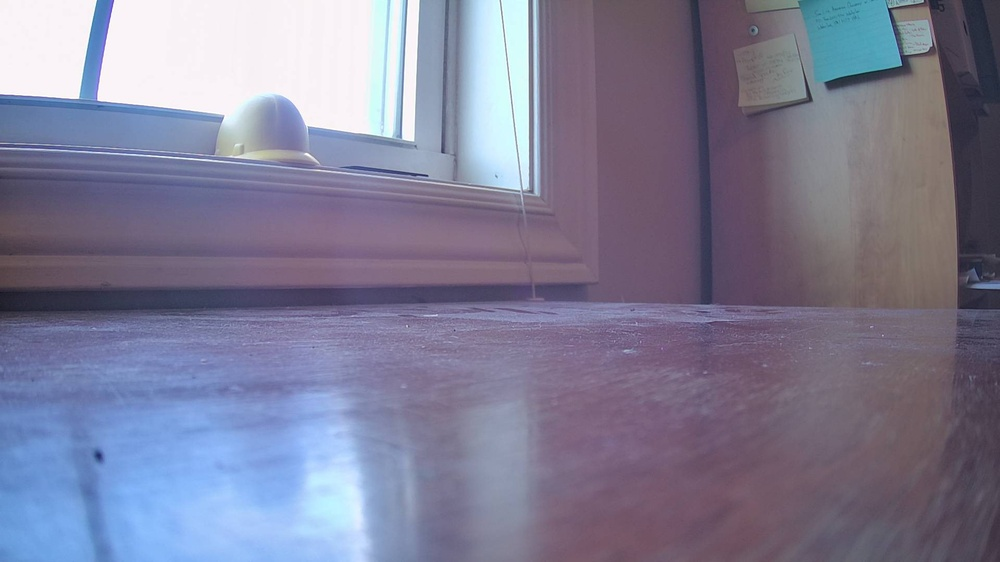
#> input picture python/test_images/baseline_1.jpg, 1000 x 562 px, shrunk from 1920 x 1080 before the run
$ python baseline_comp.py
#> lines starting #> are read from the running program, lines starting #| are printed output that depends on the picture; after the words box and inside, x2 and y2 are one past the last pixel; in counts of white or black regions, pixels touching at a corner belong together
import cv2
import numpy as np

def baseline_comp(img, baseline, threshold=30):
    # Convert images to grayscale
    gray_img = cv2.cvtColor(img, cv2.COLOR_BGR2GRAY)
    gray_baseline = cv2.cvtColor(baseline, cv2.COLOR_BGR2GRAY)

    # Apply Gaussian blur to reduce noise and improve differencing
    blurred_img = cv2.GaussianBlur(img, (5, 5), 0)
    blurred_baseline = cv2.GaussianBlur(baseline, (5, 5), 0)

    # Calculate the absolute difference between the blurred images
    diff = cv2.absdiff(blurred_img, blurred_baseline)

    #diff_rms is the rms of the three channels for each pixel in diff
    diff_rms = np.round(np.sqrt(np.sum(diff**2, axis=2))).astype(np.uint8)

    # Apply a fixed threshold to create a binary mask of the differences
    _, mask = cv2.threshold(diff_rms, threshold, 255, cv2.THRESH_BINARY)

    #Apply techniques to denoise and close the mask
    print(mask.shape)
    mask = cv2.medianBlur(mask, 5)
    mask = cv2.morphologyEx(mask, cv2.MORPH_CLOSE, np.ones((5, 5), np.uint8))


    # Visualize the mask to check how the differences are being captured
    cv2.imshow('Mask', mask)

    # Optionally, apply morphological operations to clean up the mask
    kernel = np.ones((3, 3), np.uint8)
    mask = cv2.morphologyEx(mask, cv2.MORPH_CLOSE, kernel)

    # Apply the mask to the original image to create a differenced image
    diff_img = img.copy()
    diff_img[mask == 255] = 255

    return diff_img


#Alternate differencing function:
def baseline_comp_alt(img, baseline):
    import cv2

    # load images
    image1 = baseline
    image2 = img

    # compute difference
    difference = cv2.subtract(image1, image2)

    # color the mask red
    Conv_hsv_Gray = cv2.cvtColor(difference, cv2.COLOR_BGR2GRAY)
    ret, mask = cv2.threshold(Conv_hsv_Gray, 0, 255,cv2.THRESH_BINARY_INV |cv2.THRESH_OTSU)
    difference[mask != 255] = [0, 0, 255]

    return difference

# Load the images
baseline = cv2.imread('test_images/baseline_1.jpg')
#> baseline is the input picture: shape (562, 1000, 3); mean B, G, R 149.7, 125.4, 126.7

#Load each image
imgs = []
imgs.append(cv2.imread('test_images/Mug.jpg'))
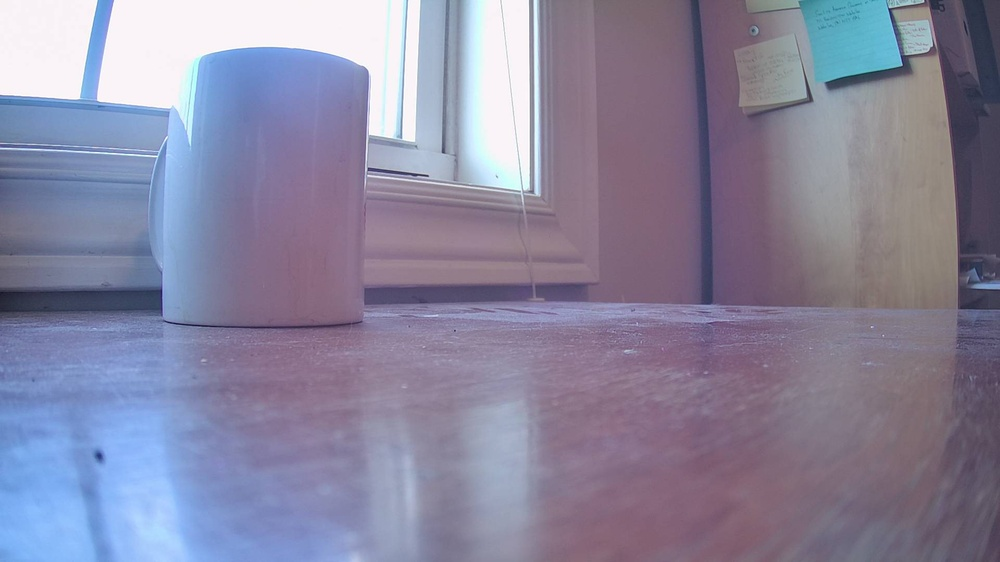
#> input picture python/test_images/Mug.jpg, 1000 x 562 px, shrunk from 1920 x 1080 before the run
imgs.append(cv2.imread('test_images/mug_container.jpg'))
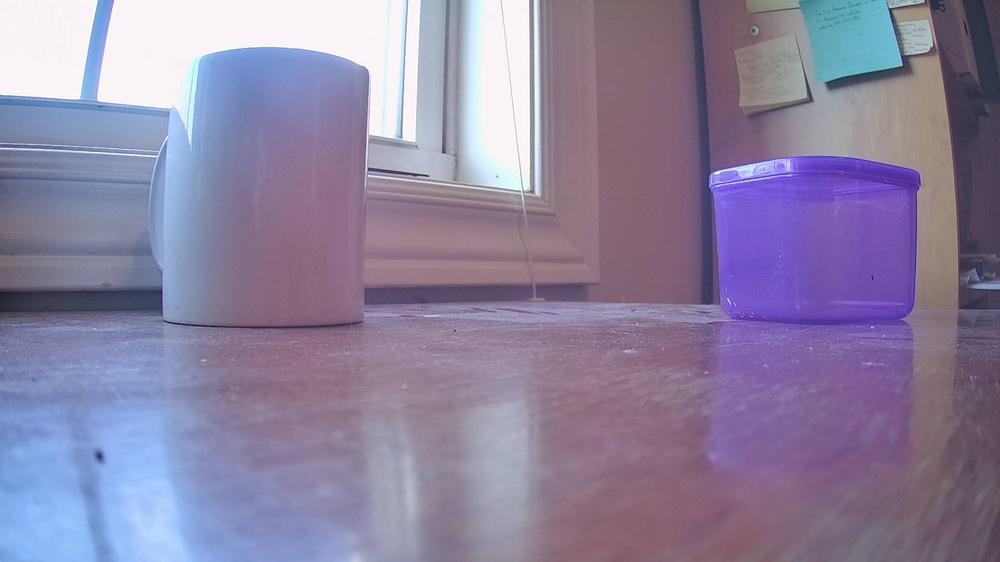
#> input picture python/test_images/mug_container.jpg, 1000 x 562 px, shrunk from 1920 x 1080 before the run
imgs.append(cv2.imread('test_images/mug_containter_pencil.jpg'))
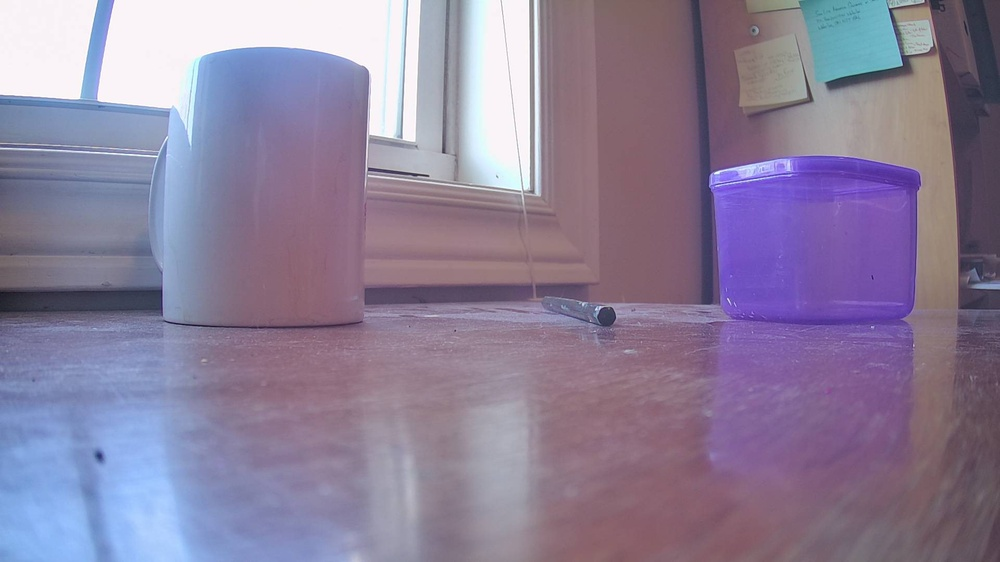
#> input picture python/test_images/mug_containter_pencil.jpg, 1000 x 562 px, shrunk from 1920 x 1080 before the run

# Compare each image to the baseline, have an adjustable threshold passed to the function
for img in imgs:
    difference = baseline_comp_alt(img, baseline)
    cv2.imshow('Difference Image', difference)
    cv2.waitKey(0)
    cv2.destroyAllWindows()
    #Show the original image with the difference overlayed
    cv2.imshow('Overlay', cv2.addWeighted(img, 0.7, difference, 0.3, 0))
    cv2.waitKey(0)
    cv2.destroyAllWindows()
#> this loop made 3 passes
#> ret in baseline_comp_alt on passes 1 to 3: 37, 35, 35
#> pass 1, in baseline_comp_alt, `Conv_hsv_Gray = cv2.cvtColor(difference, cv2.COLOR_BGR2GRAY)`:
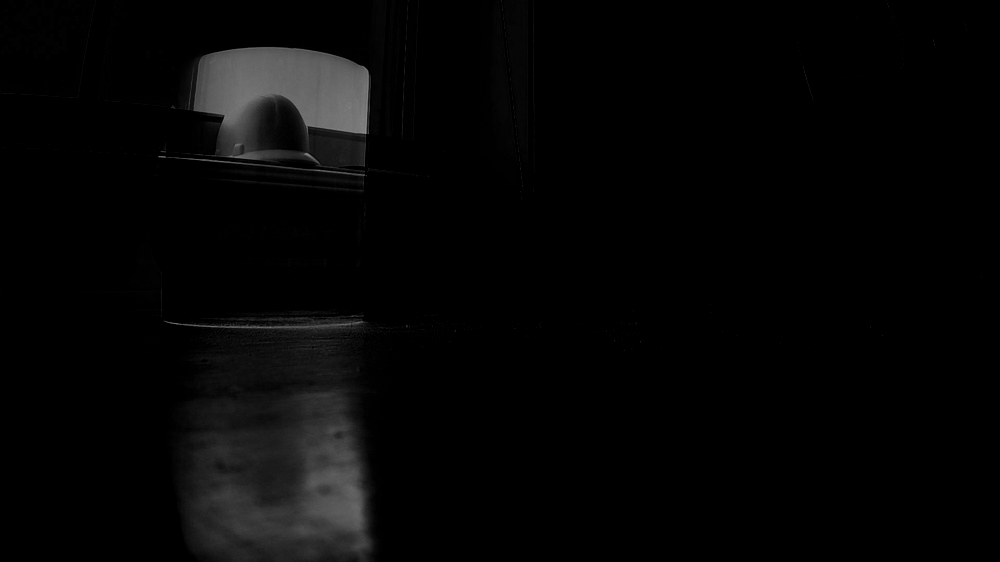
#> Conv_hsv_Gray: shape (562, 1000); min 0, max 146, mean 5.4
#> pass 1, in baseline_comp_alt, `ret, mask = cv2.threshold(Conv_hsv_Gray, 0, 255,cv2.THRESH_BINARY_INV ..`:
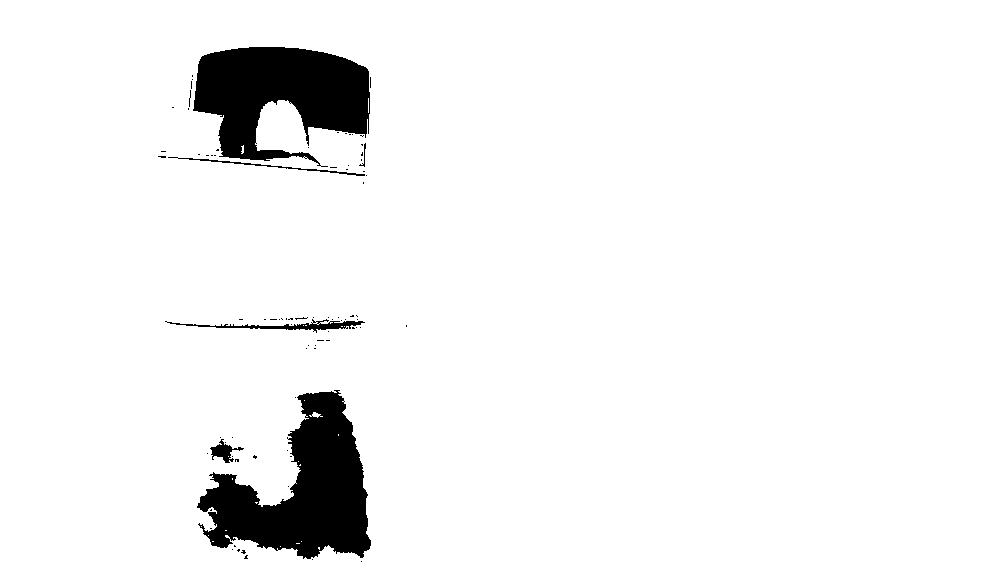
#> mask: shape (562, 1000); 94.7% white; 84 black regions (78 under 20 px), largest, box (x1, y1, x2, y2) and area: (197, 390, 371, 559) 14950, (193, 47, 370, 167) 13386, (165, 319, 365, 333) 723, (168, 157, 365, 176) 312, (210, 439, 244, 463) 311, (359, 143, 366, 167) 37
#> pass 1, `difference = baseline_comp_alt(img, baseline)`:
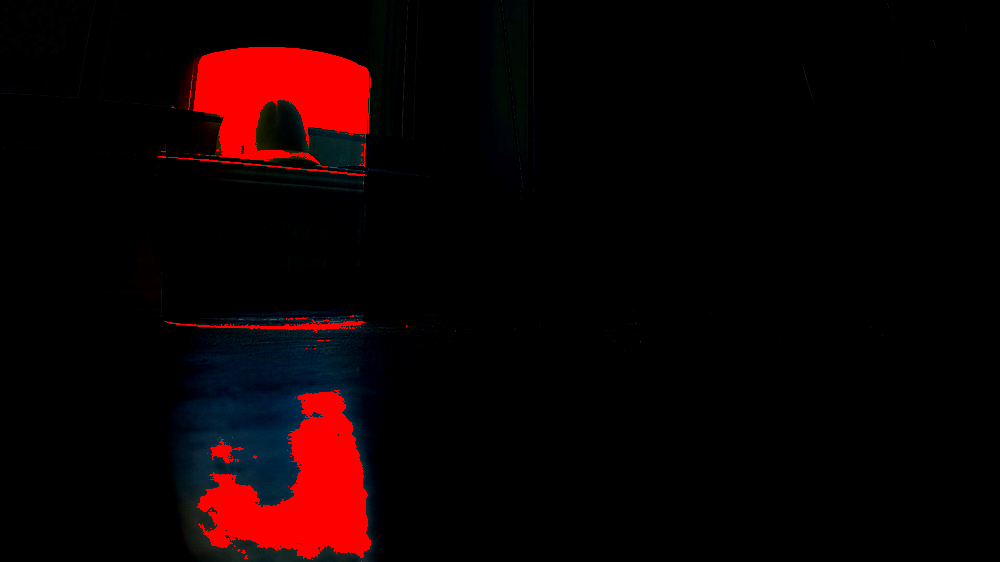
#> difference: shape (562, 1000, 3); mean B, G, R 2.6, 1.7, 14.1
#> after the loop:
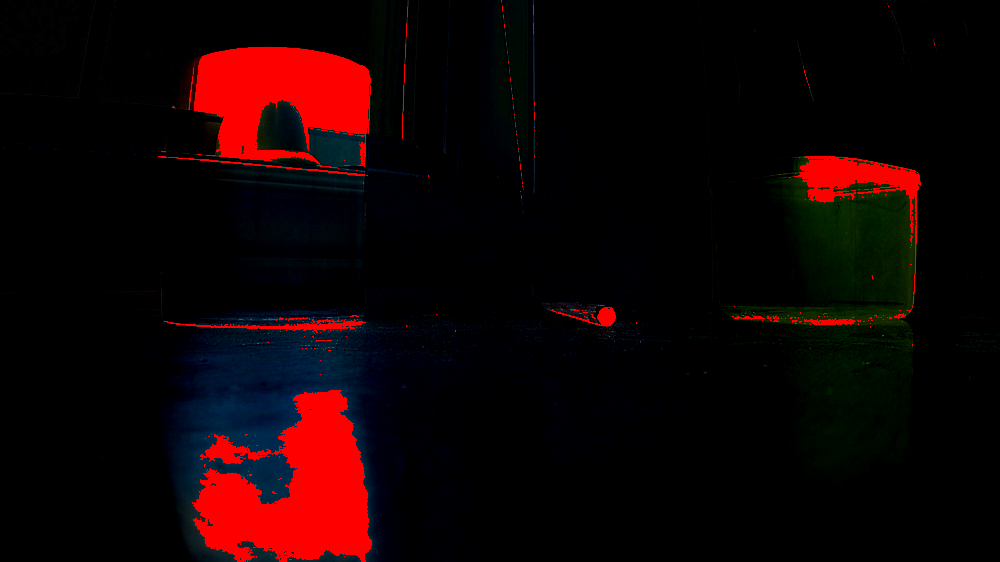
#> difference: shape (562, 1000, 3); mean B, G, R 3.8, 2.9, 18
